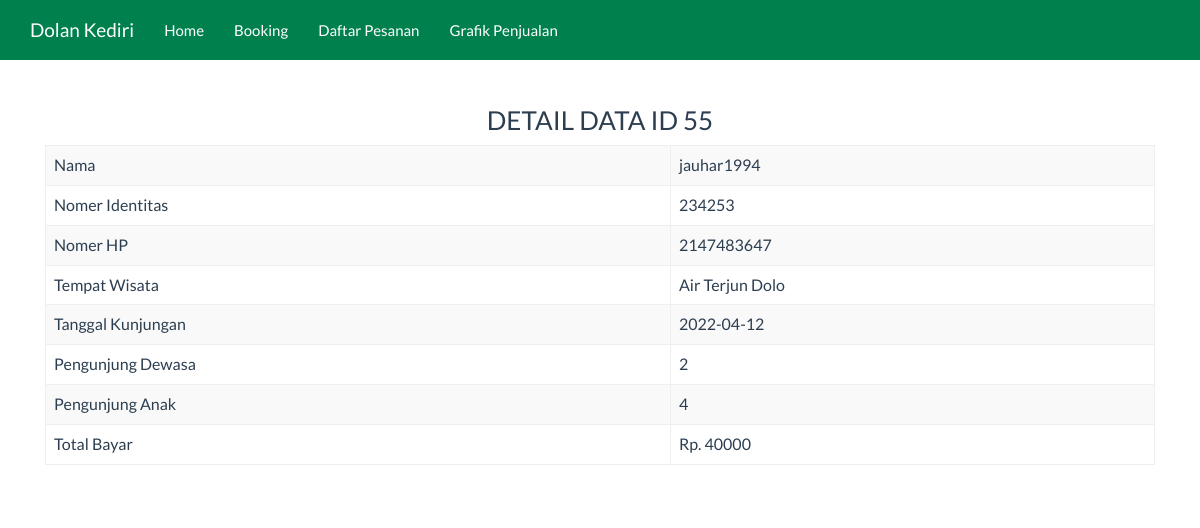
Screenshot of /detail.php?id=55 with the database file from the repository.
### tables this page shows
CREATE TABLE `beli` (
  `id_beli` int(11) NOT NULL,
  `nama` varchar(255) NOT NULL,
  `noid` varchar(16) DEFAULT NULL,
  `nohp` varchar(15) DEFAULT NULL,
  `tmpwisata` varchar(255) NOT NULL,
  `tgl` date DEFAULT NULL,
  `pdewasa` int(11) DEFAULT NULL,
  `panak` int(11) DEFAULT NULL,
  `total` int(255) DEFAULT NULL
);

### detail.php (the view, shortened to what this page needs)
<?php
include('koneksi.php');
?>
<html>
<head>
    <link href="Assets/css/bootstrap.min.css" rel="stylesheet" type="text/css"/>
    <link href="Assets/css/dataTables.bootstrap.min.css" rel="stylesheet" type="text/css"/>
    <link href="Assets/font-awesome-4.5.0/css/font-awesome.min.css" rel="stylesheet" type="text/css"/>
</head>
<body>
<nav class="navbar navbar-inverse navbar-fixed-top">
<div class="container">
        <div class="navbar-header">
            <a class="navbar-brand" href="index.php">Dolan Kediri</a>
        </div>
        <div id="navbar" class="navbar-collapse collapse">
            <ul class="nav navbar-nav">
                <li><a href="index.php">Home</a></li>
                <li><a href="booking.php">Booking</a></li>
                <li><a href="data.php">Daftar Pesanan</a></li>
                <li><a href="grafik.php">Grafik Penjualan</a></li>
            </ul>
        </div>
    </div>
</nav>
<div class="container">
    <div class="row">
        <div class="col-xs-12">
            <div class="panel-body">
                <?php
                $sql = "SELECT * FROM beli WHERE id_beli = '{$_GET['id']}'";
                $query = mysqli_query($kon, $sql) or die("SQL Detail error");
                $data = mysqli_fetch_array($query);
                ?>
                <center><h3>DETAIL DATA ID <?= $data['id_beli'] ?></h3><center>
                <table class="table table-bordered table-striped table-hover">
                    <tr>
                        <td>Nama</td>
                        <td><?= $data['nama'] ?></td>
                    </tr>
                    <tr>
                        <td>Nomer Identitas</td>
                        <td><?= $data['noid'] ?></td>
                    </tr>
                    <tr>
                        <td>Nomer HP</td>
                        <td><?= $data['nohp'] ?></td>
                    </tr>
                    <tr>
                        <td>Tempat Wisata</td>
                        <td><?= $data['tmpwisata'] ?></td>
                    </tr>
                    <tr>
                        <td>Tanggal Kunjungan</td>
                        <td><?= $data['tgl'] ?></td>
                    </tr>
                    <tr>
                        <td>Pengunjung Dewasa</td>
                        <td><?= $data['pdewasa'] ?></td>
                    </tr>
                    <tr>
                        <td>Pengunjung Anak</td>
                        <td><?= $data['panak'] ?></td>
                    </tr>
                    <tr>
                        <td>Total Bayar</td>
                        <td>Rp. <?= $data['total'] ?></td>
                    </tr>
                </table>
            </div>
        </div>
    </div>
</div>
</body>
</html>

### detail.php (style rules this page uses)
body { margin-top: 70px; }

### rows the page displays
beli: id_beli "55", nama "jauhar1994", noid "234253", nohp "2147483647", tmpwisata "Air Terjun Dolo", tgl "2022-04-12", pdewasa "2", panak "4", total "40000"
